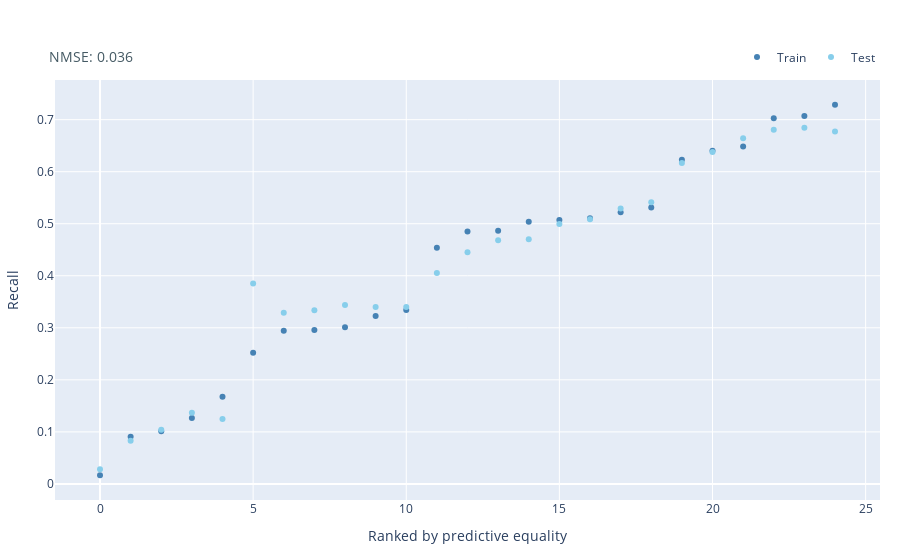

The code cell stored with this chart in its notebook:
### Code cell
fig_train_test(
    df_metrics_sorted,
    metric_title = model_metric_name,
    train_col = train_model_col,
    test_col =  model_col,
    ranking_metric= fair_col,
    metric_result = model_mse)

### Figure 1 — Plotly figure (JSON) as saved in the notebook; plotly's stock layout.template omitted (floating-point values rounded to 4 significant figures)
{"data": [{"customdata": ["RF", "RF", "RF", "RF", "LGBM", "LGBM", "RF", "RF", "RF", "RF", "RF", "LGBM", "LGBM", "LGBM", "LGBM", "LGBM", "LGBM", "LGBM", "LGBM", "LGBM", "LGBM", "GBM", "GBM", "GBM", "LGBM"], "hovertemplate": "Ranking: %{x}<br>Recall (train): %{y:,.3f}<br>Model: %{customdata}", "marker": {"color": "#4682B4"}, "mode": "markers", "name": "Train", "type": "scatter", "x": [0, 1, 2, 3, 4, 5, 6, 7, 8, 9, 10, 11, 12, 13, 14, 15, 16, 17, 18, 19, 20, 21, 22, 23, 24], "y": [0.01665, 0.09073, 0.1014, 0.1266, 0.1676, 0.2519, 0.2942, 0.2959, 0.3012, 0.3228, 0.3343, 0.4539, 0.4853, 0.4866, 0.5038, 0.507, 0.5107, 0.522, 0.5314, 0.6232, 0.6401, 0.6484, 0.7028, 0.7071, 0.7287]}, {"customdata": ["RF", "RF", "RF", "RF", "LGBM", "LGBM", "RF", "RF", "RF", "RF", "RF", "LGBM", "LGBM", "LGBM", "LGBM", "LGBM", "LGBM", "LGBM", "LGBM", "LGBM", "LGBM", "GBM", "GBM", "GBM", "LGBM"], "hovertemplate": "Ranking: %{x}<br>Recall (test): %{y:,.3f}<br>Model: %{customdata}<br><extra></extra>", "marker": {"color": "#87CEEB"}, "mode": "markers", "name": "Test", "type": "scatter", "x": [0, 1, 2, 3, 4, 5, 6, 7, 8, 9, 10, 11, 12, 13, 14, 15, 16, 17, 18, 19, 20, 21, 22, 23, 24], "y": [0.02818, 0.08305, 0.1042, 0.1368, 0.1247, 0.3849, 0.3288, 0.3339, 0.3437, 0.3401, 0.3401, 0.4054, 0.4453, 0.4684, 0.4703, 0.4994, 0.5088, 0.5295, 0.5414, 0.6168, 0.6379, 0.6644, 0.6808, 0.6842, 0.6774]}], "layout": {"autosize": true, "legend": {"font": {"size": 12}, "orientation": "h", "x": 1, "xanchor": "right", "y": 1.02, "yanchor": "bottom"}, "margin": {"b": 60, "l": 20, "r": 20, "t": 80}, "showlegend": true, "title": {"text": "<span style='font-size:.9em;color:#455A64'></span><br><span style='font-size:.8em;color:#455A64'> NMSE: 0.036</span>"}, "xaxis": {"autorange": true, "range": [-1.504, 25.5], "title": {"text": "Ranked by predictive equality"}, "type": "linear"}, "yaxis": {"autorange": true, "range": [-0.03848, 0.7838], "title": {"text": "Recall"}, "type": "linear"}}}
